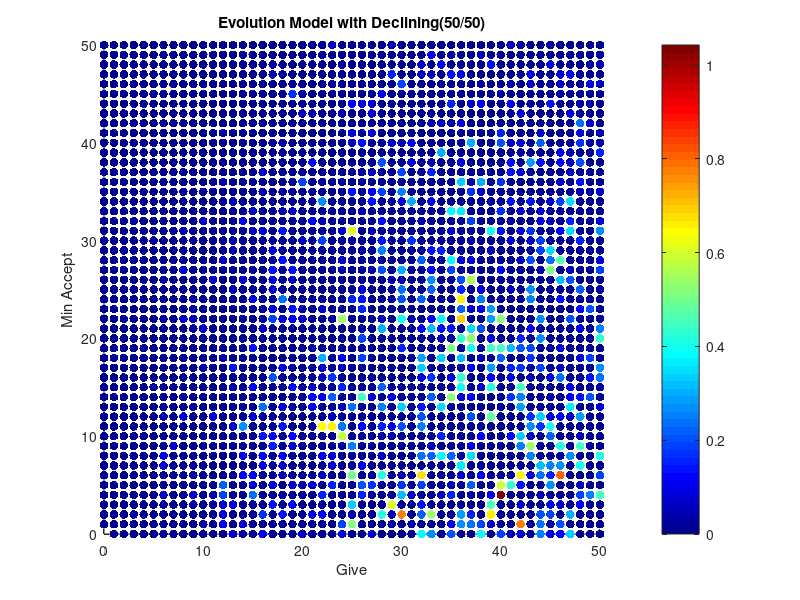

This chart was generated by the following MATLAB code:
load FinalEvolution.txt;
GiveE  = FinalEvolution(:,1);
AcceptE = FinalEvolution(:,2);
WealthE = FinalEvolution(:,3);

% Set colour map
colormap(jet);
% Make 3D plot with filled circles coloured in the scheme of the 
% measurements
scatter3(GiveE, AcceptE, WealthE, 40, WealthE, 'filled');
title('Evolution Model with Declining(50/50)');
xlabel('Give');
ylabel('Min Accept')
% Set the azimuth and latitude to look directly above
view(0,90);
colorbar; % Throw in the colour bar.